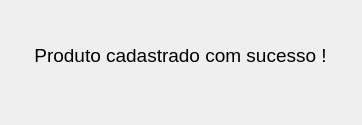
<?xml version="1.0" encoding="UTF-8"?>
<ui version="4.0">
 <class>Sobre</class>
 <widget class="QWidget" name="Sobre">
  <property name="geometry">
   <rect>
    <x>0</x>
    <y>0</y>
    <width>362</width>
    <height>125</height>
   </rect>
  </property>
  <property name="windowTitle">
   <string>Form</string>
  </property>
  <widget class="QLabel" name="label">
   <property name="geometry">
    <rect>
     <x>0</x>
     <y>30</y>
     <width>361</width>
     <height>51</height>
    </rect>
   </property>
   <property name="text">
    <string>&lt;html&gt;&lt;head/&gt;&lt;body&gt;&lt;p align=&quot;center&quot;&gt;&lt;span style=&quot; font-size:14pt;&quot;&gt;Produto cadastrado com sucesso !&lt;/span&gt;&lt;/p&gt;&lt;/body&gt;&lt;/html&gt;</string>
   </property>
  </widget>
 </widget>
 <resources/>
 <connections/>
</ui>
